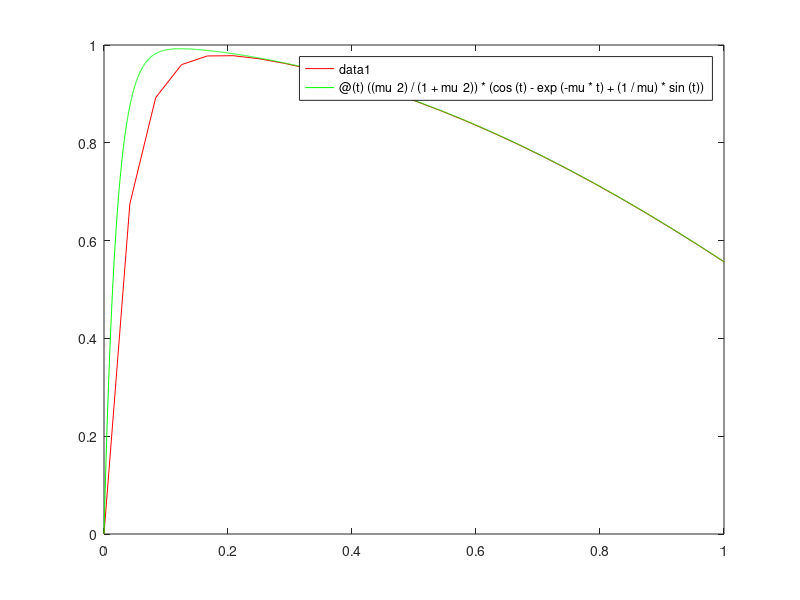

This chart was generated by the following MATLAB code: (Note: this script raises an error after producing the figure.)
mu = 50;
f = @(t,x) [-mu*(x(1) - cos(t))];
intervalo = [0, 1];
x0 = [0];
N = [24, 26]; 
sol = @(t) ((mu^2)/(1+mu^2))*(cos(t)-exp(-mu*t)+(1/mu)*sin(t));

% Meuler implicito para esta f
h = (intervalo(2)-intervalo(1))/N(1);
t = intervalo(1):h:intervalo(2);
x(:,1) = x0(:);
for i=1:N(1)
    x(:, i+1) = (x(:, i) + h*mu*cos(t(i+1)))/(1+h*mu);
end
t=t(:); % Convertimos en t en vector columna del tipo (N+1,1)
x=x.';  % Convertimos la matriz x en una del tipo (N+1,n)
        % .' solo transpone, no conjuga
figure();
P1 = plot(t, x, 'red');
hold on; % Despues de pintar, hago hold para seguir pintando encima
P2 = fplot(sol,[0 1], 'green');
legend('Euler implicito N=24','Solución exacta');


